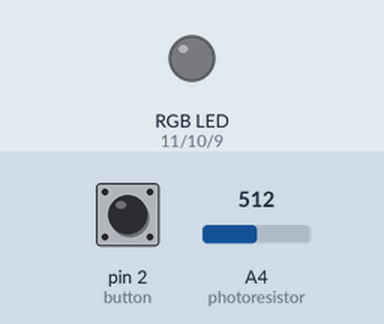
Recording of a sketch running on a simulated Arduino Uno, built with avr-gcc and run on an emulated ATmega328P. On the bench: an RGB LED mixed from three pins (HIGH = lit). The test bench sets the inputs (shaded band); at power-on: pin 2 (button) LOW, A4 (photoresistor) = 512. Dim RGB values are drawn brighter than linear; what the sketch prints to the serial monitor is not drawn.

Above: at 1.2 s.
1.3 s: pin 2 (button) pulled HIGH for 3.2 s
At 5.7 s:
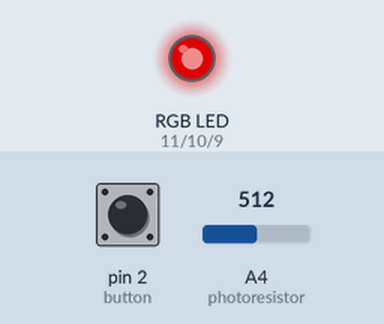
6.0 s: pin 2 (button) pulled HIGH for 1 s
At 7.5 s:
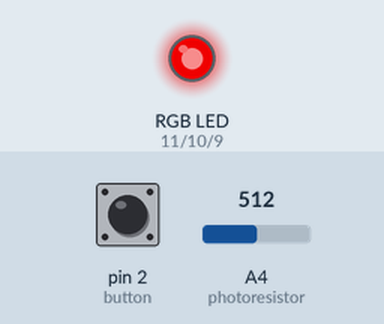
8.5 s: pin 2 (button) pulled HIGH for 3.2 s
At 12.6 s:
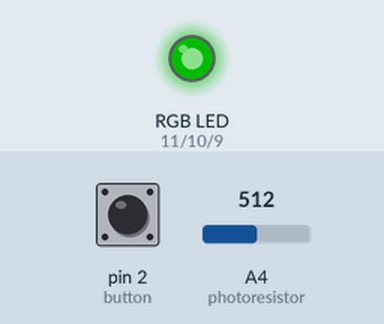
13.3 s: pin 2 (button) pulled HIGH for 3.2 s
At 17.4 s:
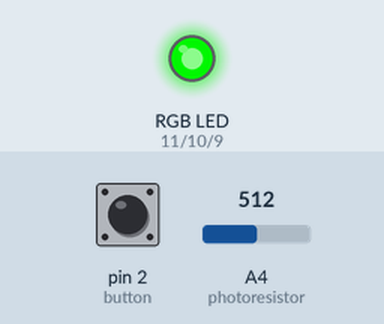
18.1 s: pin 2 (button) pulled HIGH for 3.2 s
At 22.3 s:
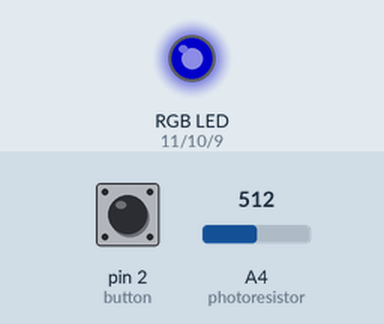
22.9 s: pin 2 (button) pulled HIGH for 1 s
At 25.1 s:
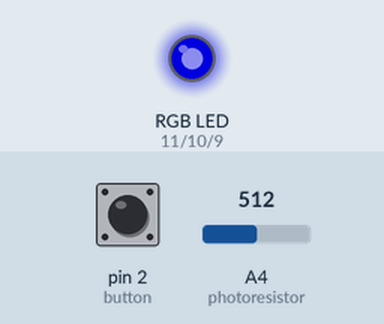
Timing chart, 0 to 26.4 s (numbered marks = the images above; inputs shaded):
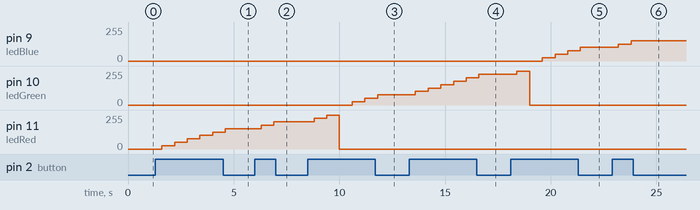

Measured:
- after the input at 1.3 s, pin 11 (ledRed): moves from 0/255 to 153/255 over 3.0 s, starting after 0.30 s
- after the input at 6.0 s, pin 11 (ledRed): 153/255 → 178/255 after 0.30 s, → 204/255 0.60 s later
- after the input at 8.5 s, pin 10 (ledGreen): 0/255 → 25/255 after 2.1 s, → 51/255 0.60 s later, → 76/255 0.60 s later; pin 11 (ledRed): 204/255 → 229/255 after 0.30 s, → 255/255 0.60 s later, → 0/255 0.60 s later
- after the input at 13.3 s, pin 10 (ledGreen): moves from 76/255 to 229/255 over 3.0 s, starting after 0.30 s
- after the input at 18.1 s, pin 9 (ledBlue): 0/255 → 25/255 after 1.5 s, → 51/255 0.60 s later, → 76/255 0.60 s later, → 102/255 0.60 s later; pin 10 (ledGreen): 229/255 → 255/255 after 0.30 s, → 0/255 0.60 s later
- after the input at 22.9 s, pin 9 (ledBlue): 102/255 → 127/255 after 0.30 s, → 153/255 0.60 s later

The sketch:

projekat_optoelkomp.ino
```cpp
#define photoresistor A4
float adc;
float voltage;
int ledRed = 11;
int ledGreen = 10;
int ledBlue = 9;
int step = 10;
int button = 2;
bool buttonState = 0;
int num1 = 0;
int num2 = 0;
float dtc = 0;

void voltagePrint() {
  adc = analogRead(photoresistor);
  Serial.println(adc);
  voltage = adc * 0.00489;
  Serial.println("Vrednost izlaznog napona je: ");
  Serial.print(voltage);
}

void setup() {

  pinMode(ledRed, OUTPUT);
  pinMode(ledGreen, OUTPUT);
  pinMode(ledBlue, OUTPUT);
  pinMode(button, INPUT);
  pinMode(photoresistor, INPUT);
  Serial.begin(9600);

  analogWrite(ledRed, 0);
  analogWrite(ledGreen, 0);
  analogWrite(ledBlue, 0);
}

void loop()  {
  buttonState = digitalRead(button);
  if (buttonState == HIGH) {
    delay(300);
    if(num1 < 10) {
      num1++;
      dtc = map(num1 * step,0,100,0,255);
    }
    else {
      num1 = 0;
      dtc = map(num1 * step,0,100,0,255);
    }
    if(num2 < 32) {
      num2++;
    }
    else {
    num2 = 0;
    }
    if(num2 < 11 ) {
      analogWrite(ledRed, dtc);
      analogWrite(ledGreen, 0);
      analogWrite(ledBlue, 0);
    }
    if(num2 >= 11 && num2 < 22 ) {
      analogWrite(ledRed, 0);
      analogWrite(ledGreen, dtc);
      analogWrite(ledBlue, 0);
    }
    if(num2 >= 22 && num2 < 33) {
      analogWrite(ledRed, 0);
      analogWrite(ledGreen, 0);
      analogWrite(ledBlue, dtc);
    }
  delay(300);
  voltagePrint();
  }
}
```
